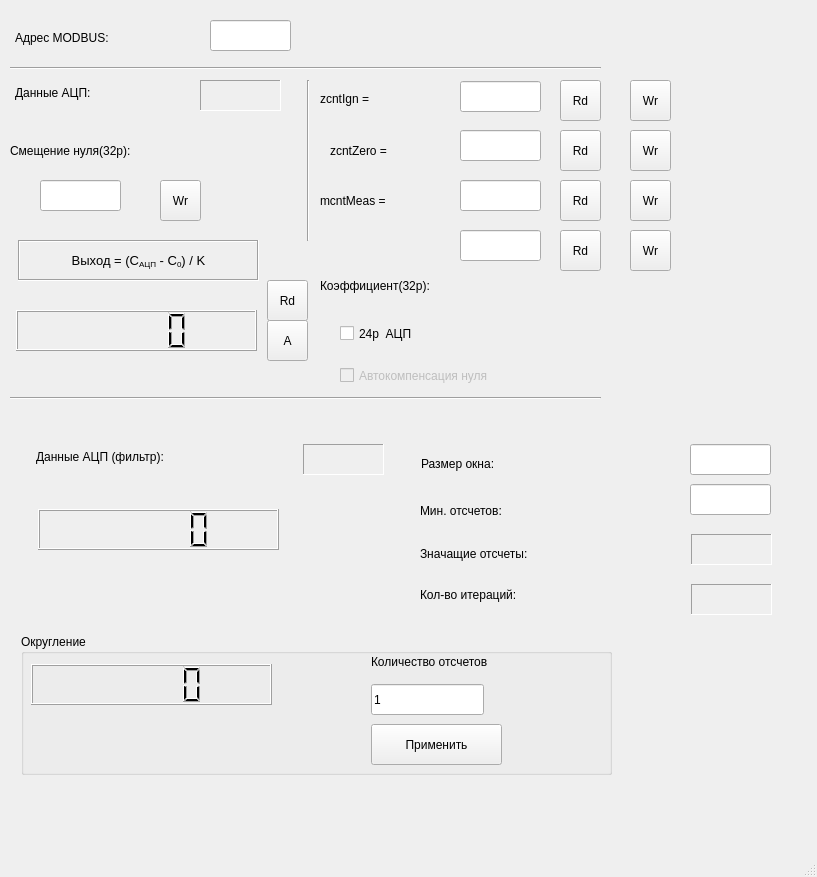
<?xml version="1.0" encoding="UTF-8"?>
<ui version="4.0">
 <class>fmVPar</class>
 <widget class="QMainWindow" name="fmVPar">
  <property name="geometry">
   <rect>
    <x>0</x>
    <y>0</y>
    <width>817</width>
    <height>877</height>
   </rect>
  </property>
  <property name="minimumSize">
   <size>
    <width>817</width>
    <height>877</height>
   </size>
  </property>
  <property name="windowTitle">
   <string>Милливольтметр</string>
  </property>
  <widget class="QWidget" name="centralwidget">
   <widget class="QLCDNumber" name="lcdDataConv">
    <property name="geometry">
     <rect>
      <x>16</x>
      <y>310</y>
      <width>241</width>
      <height>41</height>
     </rect>
    </property>
   </widget>
   <widget class="QLabel" name="label">
    <property name="geometry">
     <rect>
      <x>15</x>
      <y>82</y>
      <width>161</width>
      <height>21</height>
     </rect>
    </property>
    <property name="font">
     <font>
      <pointsize>9</pointsize>
     </font>
    </property>
    <property name="text">
     <string>Данные АЦП:</string>
    </property>
   </widget>
   <widget class="QToolButton" name="tbScan">
    <property name="geometry">
     <rect>
      <x>267</x>
      <y>280</y>
      <width>41</width>
      <height>41</height>
     </rect>
    </property>
    <property name="text">
     <string>Rd</string>
    </property>
   </widget>
   <widget class="QLabel" name="llData">
    <property name="geometry">
     <rect>
      <x>200</x>
      <y>80</y>
      <width>81</width>
      <height>31</height>
     </rect>
    </property>
    <property name="font">
     <font>
      <pointsize>9</pointsize>
     </font>
    </property>
    <property name="frameShape">
     <enum>QFrame::Panel</enum>
    </property>
    <property name="frameShadow">
     <enum>QFrame::Sunken</enum>
    </property>
    <property name="text">
     <string/>
    </property>
   </widget>
   <widget class="QLabel" name="label_2">
    <property name="geometry">
     <rect>
      <x>10</x>
      <y>140</y>
      <width>251</width>
      <height>21</height>
     </rect>
    </property>
    <property name="font">
     <font>
      <pointsize>9</pointsize>
     </font>
    </property>
    <property name="text">
     <string>Смещение нуля(32р):</string>
    </property>
   </widget>
   <widget class="QToolButton" name="tbAutoScan">
    <property name="geometry">
     <rect>
      <x>267</x>
      <y>320</y>
      <width>41</width>
      <height>41</height>
     </rect>
    </property>
    <property name="text">
     <string>A</string>
    </property>
   </widget>
   <widget class="QLineEdit" name="lemK">
    <property name="geometry">
     <rect>
      <x>460</x>
      <y>230</y>
      <width>81</width>
      <height>31</height>
     </rect>
    </property>
    <property name="font">
     <font>
      <pointsize>9</pointsize>
     </font>
    </property>
   </widget>
   <widget class="QLabel" name="label_12">
    <property name="geometry">
     <rect>
      <x>320</x>
      <y>270</y>
      <width>241</width>
      <height>31</height>
     </rect>
    </property>
    <property name="font">
     <font>
      <pointsize>9</pointsize>
     </font>
    </property>
    <property name="lineWidth">
     <number>-5</number>
    </property>
    <property name="text">
     <string>Коэффициент(32р):</string>
    </property>
   </widget>
   <widget class="QCheckBox" name="ch24b">
    <property name="geometry">
     <rect>
      <x>340</x>
      <y>318</y>
      <width>291</width>
      <height>31</height>
     </rect>
    </property>
    <property name="font">
     <font>
      <pointsize>9</pointsize>
     </font>
    </property>
    <property name="text">
     <string>24р  АЦП</string>
    </property>
   </widget>
   <widget class="QCheckBox" name="chZeroComp">
    <property name="enabled">
     <bool>false</bool>
    </property>
    <property name="geometry">
     <rect>
      <x>340</x>
      <y>360</y>
      <width>341</width>
      <height>31</height>
     </rect>
    </property>
    <property name="font">
     <font>
      <pointsize>9</pointsize>
     </font>
    </property>
    <property name="text">
     <string>Автокомпенсация нуля</string>
    </property>
   </widget>
   <widget class="Line" name="line">
    <property name="geometry">
     <rect>
      <x>300</x>
      <y>80</y>
      <width>16</width>
      <height>161</height>
     </rect>
    </property>
    <property name="orientation">
     <enum>Qt::Vertical</enum>
    </property>
   </widget>
   <widget class="QToolButton" name="tbIgnRd">
    <property name="geometry">
     <rect>
      <x>560</x>
      <y>80</y>
      <width>41</width>
      <height>41</height>
     </rect>
    </property>
    <property name="text">
     <string>Rd</string>
    </property>
   </widget>
   <widget class="QLineEdit" name="leIgn">
    <property name="geometry">
     <rect>
      <x>460</x>
      <y>81</y>
      <width>81</width>
      <height>31</height>
     </rect>
    </property>
    <property name="font">
     <font>
      <pointsize>9</pointsize>
     </font>
    </property>
   </widget>
   <widget class="QLabel" name="label_13">
    <property name="geometry">
     <rect>
      <x>320</x>
      <y>83</y>
      <width>101</width>
      <height>31</height>
     </rect>
    </property>
    <property name="font">
     <font>
      <pointsize>9</pointsize>
     </font>
    </property>
    <property name="lineWidth">
     <number>-5</number>
    </property>
    <property name="text">
     <string>zcntIgn = </string>
    </property>
   </widget>
   <widget class="QToolButton" name="tbIgnWr">
    <property name="geometry">
     <rect>
      <x>630</x>
      <y>80</y>
      <width>41</width>
      <height>41</height>
     </rect>
    </property>
    <property name="text">
     <string>Wr</string>
    </property>
   </widget>
   <widget class="QToolButton" name="tbZeroWr">
    <property name="geometry">
     <rect>
      <x>630</x>
      <y>130</y>
      <width>41</width>
      <height>41</height>
     </rect>
    </property>
    <property name="text">
     <string>Wr</string>
    </property>
   </widget>
   <widget class="QLineEdit" name="leZero">
    <property name="geometry">
     <rect>
      <x>460</x>
      <y>130</y>
      <width>81</width>
      <height>31</height>
     </rect>
    </property>
    <property name="font">
     <font>
      <pointsize>9</pointsize>
     </font>
    </property>
   </widget>
   <widget class="QLabel" name="label_14">
    <property name="geometry">
     <rect>
      <x>330</x>
      <y>140</y>
      <width>81</width>
      <height>21</height>
     </rect>
    </property>
    <property name="font">
     <font>
      <pointsize>9</pointsize>
     </font>
    </property>
    <property name="lineWidth">
     <number>-5</number>
    </property>
    <property name="text">
     <string>zcntZero = </string>
    </property>
   </widget>
   <widget class="QToolButton" name="tbZeroRd">
    <property name="geometry">
     <rect>
      <x>560</x>
      <y>130</y>
      <width>41</width>
      <height>41</height>
     </rect>
    </property>
    <property name="text">
     <string>Rd</string>
    </property>
   </widget>
   <widget class="QToolButton" name="tbMeasWr">
    <property name="geometry">
     <rect>
      <x>630</x>
      <y>180</y>
      <width>41</width>
      <height>41</height>
     </rect>
    </property>
    <property name="text">
     <string>Wr</string>
    </property>
   </widget>
   <widget class="QLineEdit" name="leMeas">
    <property name="geometry">
     <rect>
      <x>460</x>
      <y>180</y>
      <width>81</width>
      <height>31</height>
     </rect>
    </property>
    <property name="font">
     <font>
      <pointsize>9</pointsize>
     </font>
    </property>
   </widget>
   <widget class="QLabel" name="label_15">
    <property name="geometry">
     <rect>
      <x>320</x>
      <y>190</y>
      <width>121</width>
      <height>21</height>
     </rect>
    </property>
    <property name="font">
     <font>
      <pointsize>9</pointsize>
     </font>
    </property>
    <property name="lineWidth">
     <number>-5</number>
    </property>
    <property name="text">
     <string>mcntMeas = </string>
    </property>
   </widget>
   <widget class="QToolButton" name="tbMeasRd">
    <property name="geometry">
     <rect>
      <x>560</x>
      <y>180</y>
      <width>41</width>
      <height>41</height>
     </rect>
    </property>
    <property name="text">
     <string>Rd</string>
    </property>
   </widget>
   <widget class="QLabel" name="label_16">
    <property name="geometry">
     <rect>
      <x>15</x>
      <y>22</y>
      <width>181</width>
      <height>31</height>
     </rect>
    </property>
    <property name="font">
     <font>
      <pointsize>9</pointsize>
     </font>
    </property>
    <property name="text">
     <string>Адрес MODBUS:</string>
    </property>
   </widget>
   <widget class="QLineEdit" name="leAddrMB">
    <property name="geometry">
     <rect>
      <x>210</x>
      <y>20</y>
      <width>81</width>
      <height>31</height>
     </rect>
    </property>
    <property name="font">
     <font>
      <pointsize>9</pointsize>
     </font>
    </property>
   </widget>
   <widget class="Line" name="line_2">
    <property name="geometry">
     <rect>
      <x>10</x>
      <y>60</y>
      <width>591</width>
      <height>16</height>
     </rect>
    </property>
    <property name="orientation">
     <enum>Qt::Horizontal</enum>
    </property>
   </widget>
   <widget class="QToolButton" name="tbmKRd">
    <property name="geometry">
     <rect>
      <x>560</x>
      <y>230</y>
      <width>41</width>
      <height>41</height>
     </rect>
    </property>
    <property name="text">
     <string>Rd</string>
    </property>
   </widget>
   <widget class="QToolButton" name="tbmKWr">
    <property name="geometry">
     <rect>
      <x>630</x>
      <y>230</y>
      <width>41</width>
      <height>41</height>
     </rect>
    </property>
    <property name="text">
     <string>Wr</string>
    </property>
   </widget>
   <widget class="QLineEdit" name="leZeroA">
    <property name="geometry">
     <rect>
      <x>40</x>
      <y>180</y>
      <width>81</width>
      <height>31</height>
     </rect>
    </property>
    <property name="font">
     <font>
      <pointsize>9</pointsize>
     </font>
    </property>
   </widget>
   <widget class="QToolButton" name="tbZeroAWr">
    <property name="geometry">
     <rect>
      <x>160</x>
      <y>180</y>
      <width>41</width>
      <height>41</height>
     </rect>
    </property>
    <property name="text">
     <string>Wr</string>
    </property>
   </widget>
   <widget class="QLabel" name="label_3">
    <property name="geometry">
     <rect>
      <x>18</x>
      <y>240</y>
      <width>241</width>
      <height>41</height>
     </rect>
    </property>
    <property name="font">
     <font>
      <pointsize>10</pointsize>
      <weight>50</weight>
      <bold>false</bold>
     </font>
    </property>
    <property name="frameShape">
     <enum>QFrame::Box</enum>
    </property>
    <property name="frameShadow">
     <enum>QFrame::Sunken</enum>
    </property>
    <property name="text">
     <string>Выход =  (C&lt;sub&gt;АЦП&lt;/sub&gt; - С&lt;sub&gt;0&lt;/sub&gt;) / K</string>
    </property>
    <property name="alignment">
     <set>Qt::AlignCenter</set>
    </property>
   </widget>
   <widget class="Line" name="line_3">
    <property name="geometry">
     <rect>
      <x>10</x>
      <y>390</y>
      <width>591</width>
      <height>16</height>
     </rect>
    </property>
    <property name="orientation">
     <enum>Qt::Horizontal</enum>
    </property>
   </widget>
   <widget class="QLabel" name="label_4">
    <property name="geometry">
     <rect>
      <x>36</x>
      <y>446</y>
      <width>281</width>
      <height>21</height>
     </rect>
    </property>
    <property name="font">
     <font>
      <pointsize>9</pointsize>
     </font>
    </property>
    <property name="text">
     <string>Данные АЦП (фильтр):</string>
    </property>
   </widget>
   <widget class="QLabel" name="llDataF">
    <property name="geometry">
     <rect>
      <x>303</x>
      <y>444</y>
      <width>81</width>
      <height>31</height>
     </rect>
    </property>
    <property name="font">
     <font>
      <pointsize>9</pointsize>
     </font>
    </property>
    <property name="frameShape">
     <enum>QFrame::Panel</enum>
    </property>
    <property name="frameShadow">
     <enum>QFrame::Sunken</enum>
    </property>
    <property name="text">
     <string/>
    </property>
   </widget>
   <widget class="QLCDNumber" name="lcdDataConvF">
    <property name="geometry">
     <rect>
      <x>38</x>
      <y>509</y>
      <width>241</width>
      <height>41</height>
     </rect>
    </property>
   </widget>
   <widget class="QLineEdit" name="leWSize">
    <property name="geometry">
     <rect>
      <x>690</x>
      <y>444</y>
      <width>81</width>
      <height>31</height>
     </rect>
    </property>
    <property name="font">
     <font>
      <pointsize>9</pointsize>
     </font>
    </property>
   </widget>
   <widget class="QLabel" name="label_17">
    <property name="geometry">
     <rect>
      <x>420</x>
      <y>500</y>
      <width>191</width>
      <height>21</height>
     </rect>
    </property>
    <property name="font">
     <font>
      <pointsize>9</pointsize>
     </font>
    </property>
    <property name="lineWidth">
     <number>-5</number>
    </property>
    <property name="text">
     <string>Мин. отсчетов:</string>
    </property>
   </widget>
   <widget class="QLineEdit" name="leMinCntS">
    <property name="geometry">
     <rect>
      <x>690</x>
      <y>484</y>
      <width>81</width>
      <height>31</height>
     </rect>
    </property>
    <property name="font">
     <font>
      <pointsize>9</pointsize>
     </font>
    </property>
   </widget>
   <widget class="QLabel" name="label_18">
    <property name="geometry">
     <rect>
      <x>421</x>
      <y>454</y>
      <width>161</width>
      <height>20</height>
     </rect>
    </property>
    <property name="font">
     <font>
      <pointsize>9</pointsize>
     </font>
    </property>
    <property name="lineWidth">
     <number>-5</number>
    </property>
    <property name="text">
     <string>Размер окна:</string>
    </property>
   </widget>
   <widget class="QLabel" name="llCntS">
    <property name="geometry">
     <rect>
      <x>691</x>
      <y>534</y>
      <width>81</width>
      <height>31</height>
     </rect>
    </property>
    <property name="font">
     <font>
      <pointsize>9</pointsize>
     </font>
    </property>
    <property name="frameShape">
     <enum>QFrame::Panel</enum>
    </property>
    <property name="frameShadow">
     <enum>QFrame::Sunken</enum>
    </property>
    <property name="text">
     <string/>
    </property>
   </widget>
   <widget class="QLabel" name="label_5">
    <property name="geometry">
     <rect>
      <x>420</x>
      <y>544</y>
      <width>231</width>
      <height>20</height>
     </rect>
    </property>
    <property name="font">
     <font>
      <pointsize>9</pointsize>
     </font>
    </property>
    <property name="text">
     <string>Значащие отсчеты:</string>
    </property>
   </widget>
   <widget class="QLabel" name="llNumPass">
    <property name="geometry">
     <rect>
      <x>691</x>
      <y>584</y>
      <width>81</width>
      <height>31</height>
     </rect>
    </property>
    <property name="font">
     <font>
      <pointsize>9</pointsize>
     </font>
    </property>
    <property name="frameShape">
     <enum>QFrame::Panel</enum>
    </property>
    <property name="frameShadow">
     <enum>QFrame::Sunken</enum>
    </property>
    <property name="text">
     <string/>
    </property>
   </widget>
   <widget class="QLabel" name="label_6">
    <property name="geometry">
     <rect>
      <x>420</x>
      <y>584</y>
      <width>231</width>
      <height>21</height>
     </rect>
    </property>
    <property name="font">
     <font>
      <pointsize>9</pointsize>
     </font>
    </property>
    <property name="text">
     <string>Кол-во итераций:</string>
    </property>
   </widget>
   <widget class="QGroupBox" name="groupBox">
    <property name="geometry">
     <rect>
      <x>21</x>
      <y>634</y>
      <width>591</width>
      <height>141</height>
     </rect>
    </property>
    <property name="title">
     <string>Округление</string>
    </property>
    <widget class="QLabel" name="label_7">
     <property name="geometry">
      <rect>
       <x>350</x>
       <y>20</y>
       <width>231</width>
       <height>16</height>
      </rect>
     </property>
     <property name="text">
      <string>Количество отсчетов</string>
     </property>
    </widget>
    <widget class="QLineEdit" name="leCounts">
     <property name="geometry">
      <rect>
       <x>350</x>
       <y>50</y>
       <width>113</width>
       <height>31</height>
      </rect>
     </property>
     <property name="text">
      <string>1</string>
     </property>
    </widget>
    <widget class="QPushButton" name="tbSaveSettingV">
     <property name="geometry">
      <rect>
       <x>350</x>
       <y>90</y>
       <width>131</width>
       <height>41</height>
      </rect>
     </property>
     <property name="text">
      <string>Применить</string>
     </property>
    </widget>
    <widget class="QLCDNumber" name="lcdDataFilter">
     <property name="geometry">
      <rect>
       <x>10</x>
       <y>30</y>
       <width>241</width>
       <height>41</height>
      </rect>
     </property>
    </widget>
   </widget>
  </widget>
  <widget class="QMenuBar" name="menubar">
   <property name="geometry">
    <rect>
     <x>0</x>
     <y>0</y>
     <width>817</width>
     <height>38</height>
    </rect>
   </property>
  </widget>
  <widget class="QStatusBar" name="statusbar"/>
  <action name="actConf">
   <property name="text">
    <string>Настройки</string>
   </property>
  </action>
 </widget>
 <resources/>
 <connections/>
</ui>
